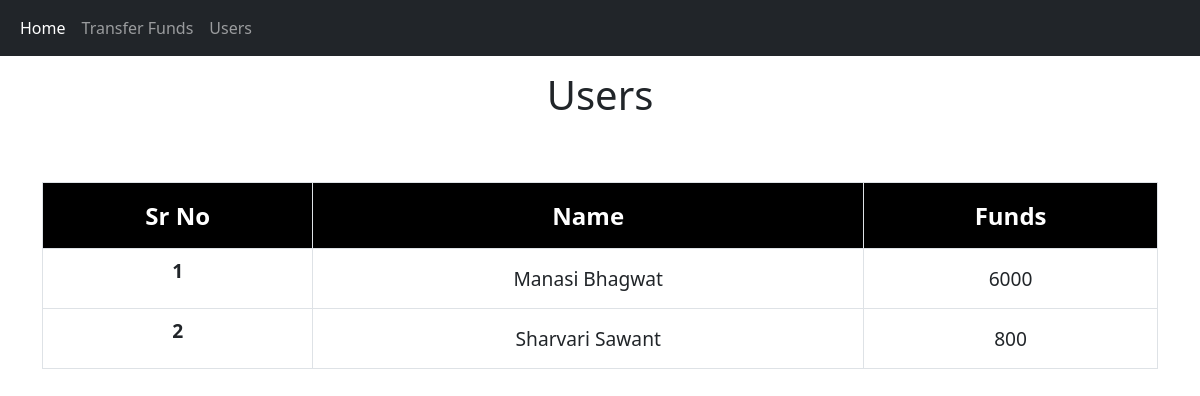
Page /userList/ on the earlier database version.
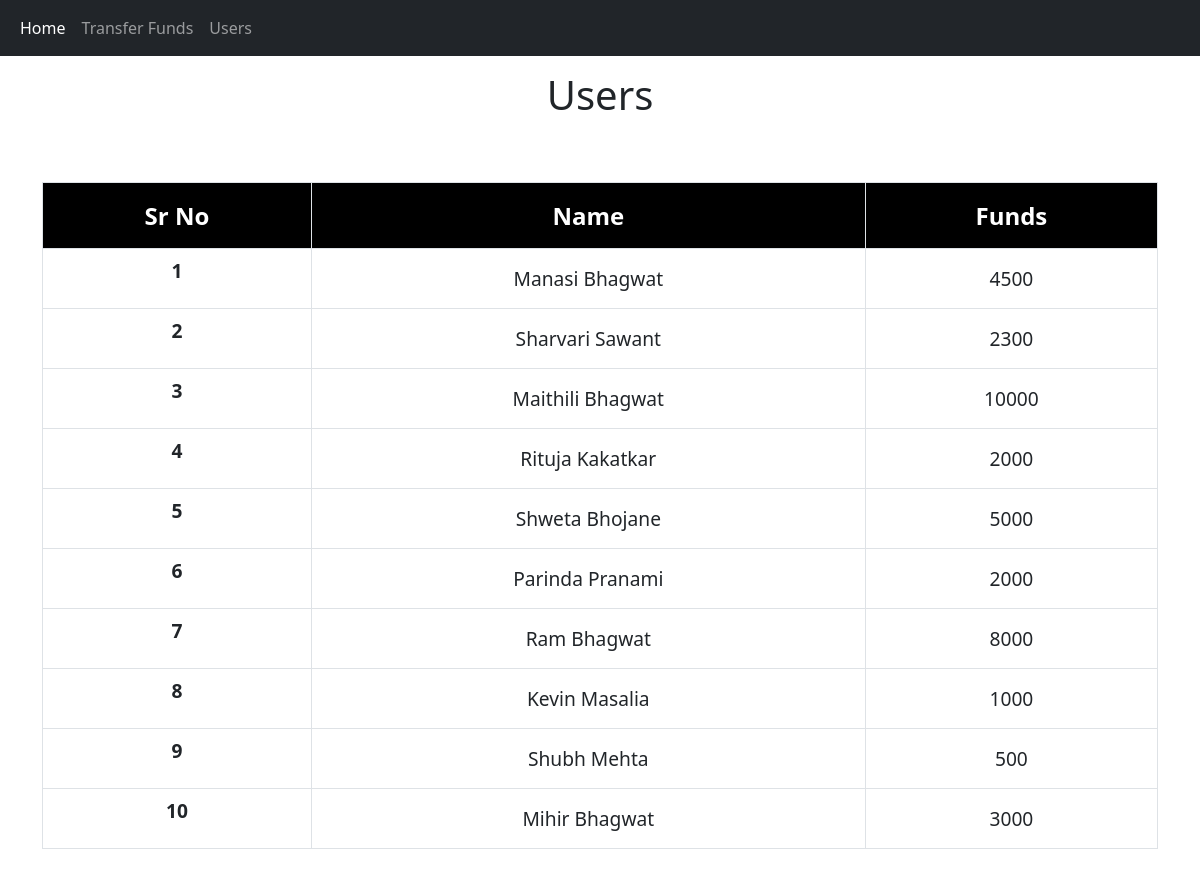
Same page on the later database version.
### bank/models.py (models this page shows)
class Transfer(models.Model):
    name = models.CharField(max_length=300)
    funds = models.IntegerField(default=0)

### bank/views.py (the view)
# urls.py: url(r'^userList/', views.userList, name='userList'),
def userList(request):
    users = Transfer.objects.all()
    return render(request, 'userList.html', {"user": users})

### templates/userList.html
{%extends 'base.html' %}
{%block content%}
<body>
<h1 class="titles">Users</h1>
<div class="container">
<table class="table table-bordered my-5" style="text-align:center;">
<thead style="background-color:#000; color:#fff; font-size:150%;" >
    <th class='py-3' scope="row">Sr No</th>
    <th class='py-3'>Name</th>
    <th class='py-3'>Funds</th>
</thead>
<tbody style="font-size:120%;">
    {%for user in user%}
    <tr>
    <th scope="row">{{user.id}}</th>
        <td class="py-3">{{user.name}}</td>
        <td class="py-3">{{user.funds}}</td>
    </tr>
    {% endfor %}
</tbody>
</table>
</div>
</body>
{%endblock%}

Differences in the rows shown:
changed Transfer "Manasi Bhagwat": funds "6000" → "4500"
changed Transfer "Sharvari Sawant": funds "800" → "2300"
added Transfer: id "3", name "Maithili Bhagwat", funds "10000"
added Transfer: id "4", name "Rituja Kakatkar", funds "2000"
added Transfer: id "5", name "Shweta Bhojane", funds "5000"
added Transfer: id "6", name "Parinda Pranami", funds "2000"
added Transfer: id "7", name "Ram Bhagwat", funds "8000"
added Transfer: id "8", name "Kevin Masalia", funds "1000"
added Transfer: id "9", name "Shubh Mehta", funds "500"
added Transfer: id "10", name "Mihir Bhagwat", funds "3000"
